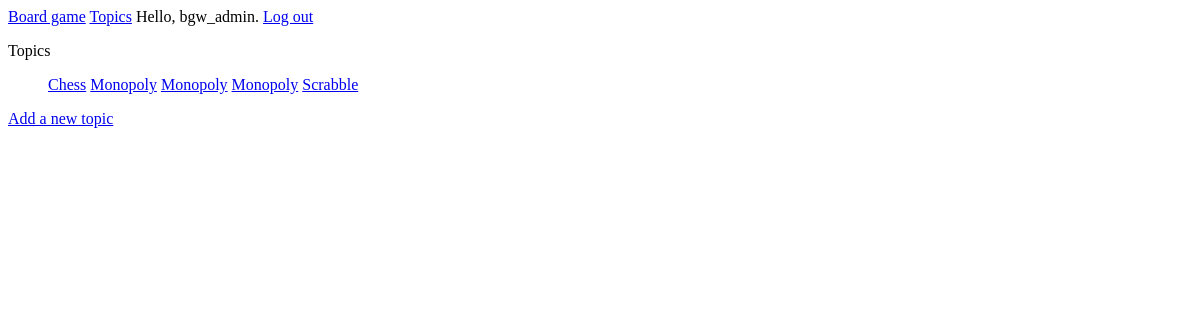
Page /topics/ (signed in) on the earlier database version.
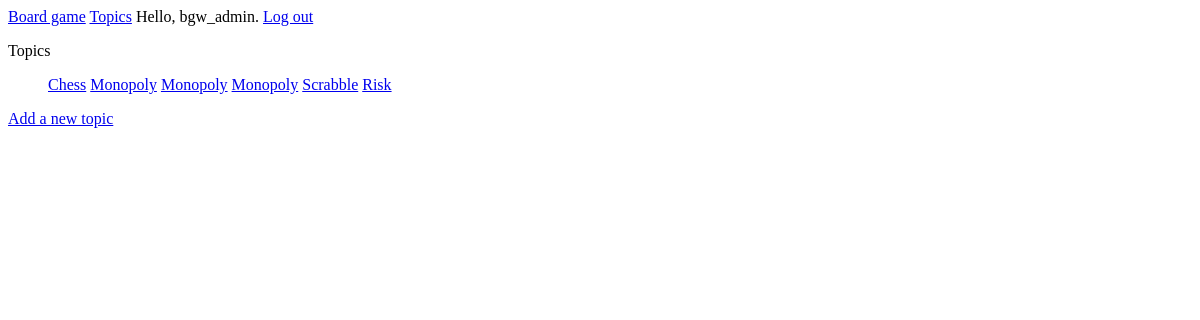
Same page on the later database version.
### boardgame_app/models.py (models this page shows)
class Topic(models.Model):
    text = models.CharField(max_length=200)
    date_added = models.DateTimeField(auto_now_add=True)
    owner = models.ForeignKey(User, on_delete=models.CASCADE)
    def __str__(self):
        return self.text

### boardgame_app/views.py (the view)
# urls.py: path('topics/', views.topics, name='topics'), # the 'word/' part tells Django to search for URLs that have the word,after base URL
@login_required
def topics(request):
    topics = Topic.objects.filter(owner=request.user).order_by('date_added')
    context = {'topics': topics}
    return render(request, 'boardgame_app/topics.html', context)

### boardgame_app/templates/boardgame_app/topics.html
{% extends "boardgame_app/base.html" %}
{% block content %}
 <p>Topics</p>
 <ul>
 {% for topic in topics %}
      <a href="{% url 'boardgame_app:topic' topic.id %}">{{ topic }}</a>
 {% empty %}
    <li>No topics have been added yet.</li>
 {% endfor %}
 </ul>
 <a href="{% url 'boardgame_app:new_topic' %}">Add a new topic</a>
{% endblock content %}

### boardgame_app/templates/boardgame_app/base.html
<p>
     <a href="{% url 'boardgame_app:index' %}">Board game</a>
     <a href="{% url 'boardgame_app:topics' %}">Topics</a>
    {% if user.is_authenticated %}
        Hello, {{ user.username }}.
        <a href="{% url 'users:logout' %}">Log out</a>
    {% else %}
        <a href="{% url 'users:register' %}">Register</a> -
        <a href="{% url 'users:login' %}">Log in</a>
    {% endif %}
</p>
 {% block content %}{% endblock content %}

Differences in the rows shown:
added Topic: text "Risk"
